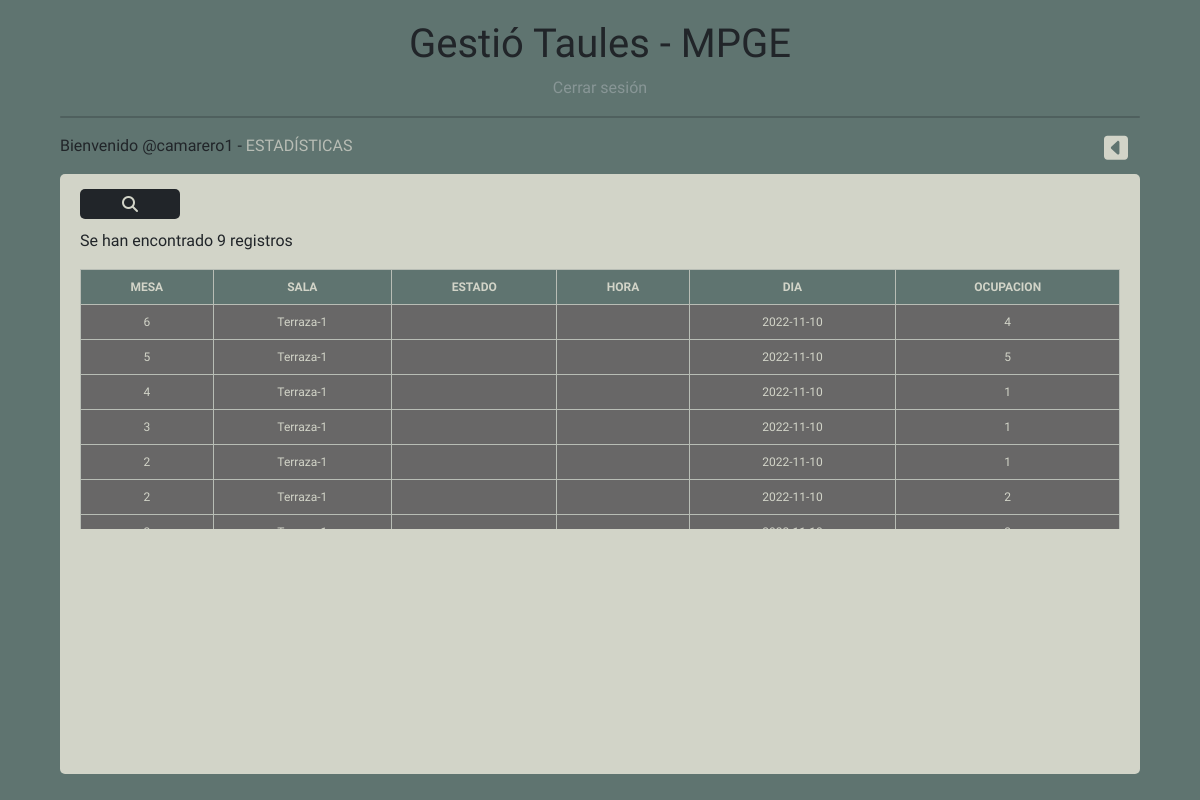
The page /view/estadisticas.php on the database its author committed.
### tables this page shows
CREATE TABLE `tbl_reserva_mesa` (
  `Id_reserva` int(11) NOT NULL,
  `Id_mesa` int(11) NOT NULL,
  `Id_cam` int(11) NOT NULL,
  `Dia_rm` date NOT NULL,
  `Hora_ini_rm` time NOT NULL,
  `Ocupacion_rm` int(11) NOT NULL,
  `Hora_final_rm` time NOT NULL
);

CREATE TABLE `tbl_mesa` (
  `Id_mesa` int(11) NOT NULL,
  `capacidad_mesa` int(11) NOT NULL,
  `Estado` enum('ocupada','libre','mantenimiento') NOT NULL,
  `Sala` int(11) NOT NULL
);

CREATE TABLE `tbl_sala` (
  `Id_sala` int(11) NOT NULL,
  `capacidad_sala` int(11) NOT NULL,
  `nombre_sala` varchar(50) NOT NULL
);

### modal/reservamesa.php (called while the page is built, shortened)
<?php
class ReservaMesa{
    public static function getAll (){
        require "../controller/conexion.php";
        try {
            $stmt=$pdo->prepare("SELECT * FROM tbl_reserva_mesa rm  inner join tbl_mesa m on m.Id_mesa=rm.Id_mesa inner join tbl_sala s on s.Id_sala=m.Sala ORDER BY rm.Id_reserva DESC ");
            $stmt->execute();
            return $stmt;
        }catch (Exception $e){
            echo "<script>alert('Error al mostrar datos de las mesas')</script>";
        }
    }
}

### view/estadisticas.php (the view, shortened to what this page needs)
<!DOCTYPE html>
<html lang="en">
    <head>
        <link href="https://cdn.jsdelivr.net/npm/bootstrap@5.1.3/dist/css/bootstrap.min.css" rel="stylesheet">
        <link rel="stylesheet" href="../static/css/styles.css">
    </head>
<body>
    <div class="nav">
        <h1>Gestió Taules - MPGE</h1>
        <a class="cerrarsesion" href="login.html">Cerrar sesión</a>
        <hr class="separador">
    </div>
    <div class="mininav">
        <p class="bienvenida">Bienvenido @camarero1 - <span>ESTADÍSTICAS</span></p>
        <a href="../view/principal.php" title="close" class="close"></a>
    </div>
    <div class="contenedor">
        <label for="btn-modal" class="btn-modal"><i class="fa-solid fa-magnifying-glass"></i></label>
        <div class="estadisticas">
            <table class="tftable">
                <tr>
                    <th>MESA</th>
                    <th>SALA</th>
                    <th>ESTADO</th>
                    <th>HORA</th>
                    <th>DIA</th>
                    <th>OCUPACION</th>
                </tr>
            <?php
require_once '../controller/conexion.php';
require_once '../modal/reservamesa.php';
$mesas=ReservaMesa::getAll();
$resultado = $mesas->fetchAll(PDO::FETCH_ASSOC);
$cantidadDeRegistros=count($resultado);
if($cantidadDeRegistros=='0'){
    echo "<p style=color:red;>No se encontro ningun registro</p>";
}else{
    echo "<p>Se han encontrado $cantidadDeRegistros registros</p>";
}
echo "<tr>";
foreach($resultado as $info){
    echo "<tr>";
    echo "<td>{$info['Id_mesa']}</td>";
    echo "<td>{$info['nombre_sala']}</td>";
    echo "<td>{$info['estado']}</td>";
    echo "<td>{$info['Hora_rm']}</td>";
    echo "<td>{$info['Dia_rm']}</td>";
    echo "<td>{$info['Ocupacion_rm']}</td>";
    echo "</tr>";
}
            ?>
            </table>
        </div>
    </div>
</body>
</html>

### static/css/styles.css (style rules this page uses)
* { font-family: 'Lilita One', cursive; padding: 0; margin: 0; text-decoration: none; list-style: none; box-sizing: border-box; }
body { background-color: #5F7470; }
::placeholder { color: #889696; opacity: 1; }
.estadisticas { margin: 10px 5px; height: 300px; overflow: scroll; }
.tftable { font-size: 12px; color: #D2D4C8; width: 100%; border-width: 1px; border-color: #5F7470; border-collapse: collapse; }
.tftable th { font-size: 12px; background-color: #5F7470; border-width: 1px; padding: 8px; border-style: solid; border-color: #B8BDB5; text-align: center; }
.tftable tr { background-color: #686767; }
.tftable td { font-size: 12px; border-width: 1px; padding: 8px; border-style: solid; border-color: #B8BDB5; text-align: center; }
.btn-modal { width: 100px; height: 30px; border-radius: 5px; color: #D2D4C8; display: flex; justify-content: center; align-items: center; margin: 0 0 0 5px; background-color: #212529; }
.nav { padding: 20px 0 0 0; display: flex; flex-direction: column; align-items: center; }
.separador { width: 90%; }
hr:not([size]) { height: 2px; border-radius: 5px; }
.cerrarsesion { text-decoration: none; color: #889696; }
.bienvenida { padding: 0 0 0 5%; }
.contenedor { width: 90%; height: calc(100vh - 200px); background-color: #D2D4C8; margin: 0 auto; border-radius: 5px; justify-content: center; align-items: baseline; padding: 15px; }
span { color: #B8BDB5; }
.mininav { display: flex; }
.close { width: 2%; height: 2%; position: fixed; left: 92%; fill: #D2D4C8; }

### rows shown on the page
tbl_reserva_mesa: Id_mesa.Id_mesa "6", tbl_sala.nombre_sala "Terraza-1", Dia_rm "2022-11-10", Ocupacion_rm "4"
tbl_reserva_mesa: Id_mesa.Id_mesa "5", tbl_sala.nombre_sala "Terraza-1", Dia_rm "2022-11-10", Ocupacion_rm "5"
tbl_reserva_mesa: Id_mesa.Id_mesa "4", tbl_sala.nombre_sala "Terraza-1", Dia_rm "2022-11-10", Ocupacion_rm "1"
tbl_reserva_mesa: Id_mesa.Id_mesa "3", tbl_sala.nombre_sala "Terraza-1", Dia_rm "2022-11-10", Ocupacion_rm "1"
tbl_reserva_mesa: Id_mesa.Id_mesa "2", tbl_sala.nombre_sala "Terraza-1", Dia_rm "2022-11-10", Ocupacion_rm "1"
tbl_reserva_mesa: Id_mesa.Id_mesa "2", tbl_sala.nombre_sala "Terraza-1", Dia_rm "2022-11-10", Ocupacion_rm "2"

### other values the page prints
$cantidadDeRegistros "9"
